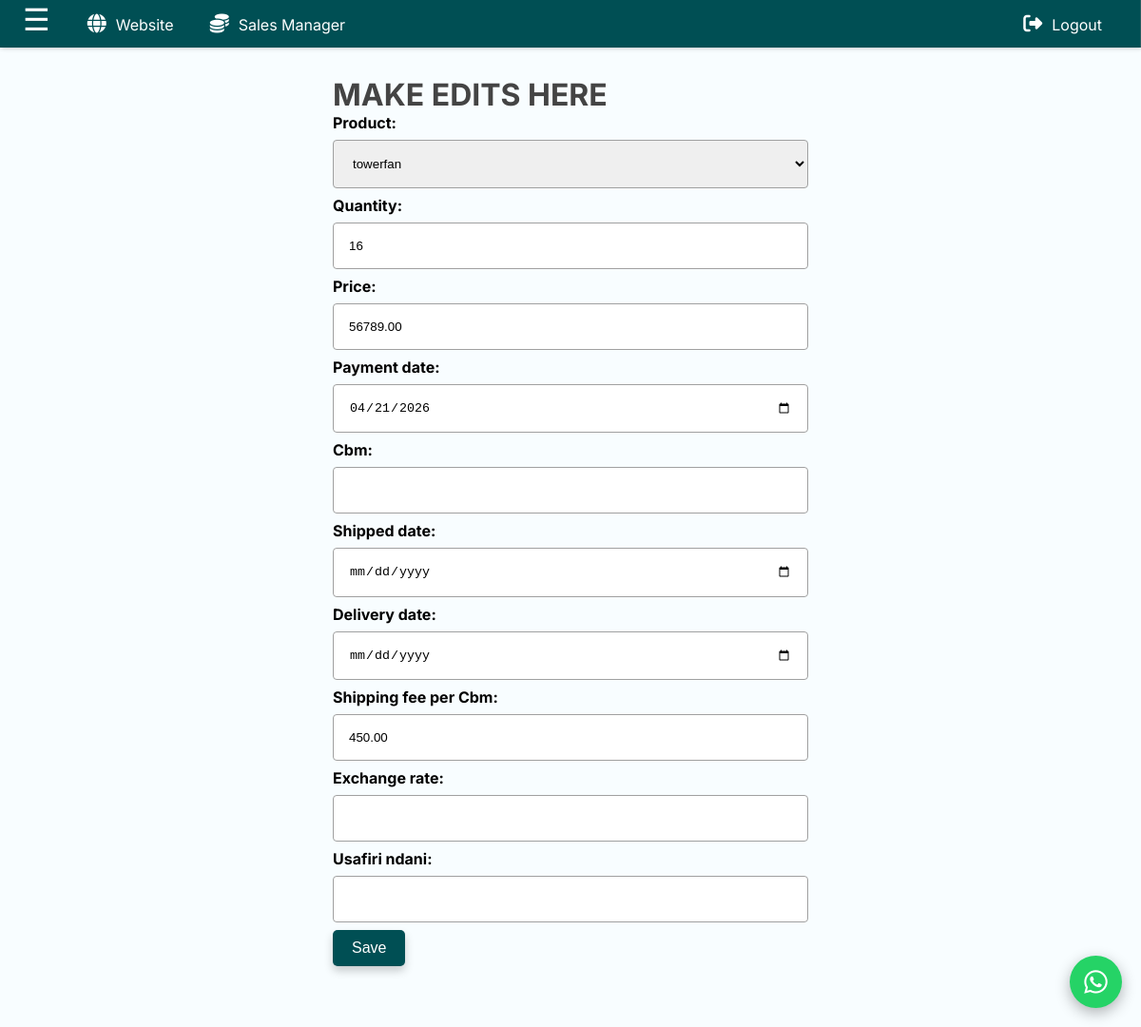
Page /edit_shipment/3 (signed in) on the committed database.
### shipping/models.py (models this page shows, shortened)
class Shipment(models.Model):
    product=models.ForeignKey(Product,on_delete=models.DO_NOTHING)
    quantity=models.IntegerField(validators=[MinValueValidator(1)])
    price=models.DecimalField(max_digits=10, decimal_places=2,validators=[MinValueValidator(0)])
    payment_date=models.DateField()
    cbm=models.DecimalField(max_digits=5,decimal_places=4, null=True, blank= True)
    shipped_date=models.DateField(null=True, blank=True)
    delivery_date=models.DateField(null=True, blank=True)
    shipping_fee_per_Cbm=models.DecimalField(max_digits=10, decimal_places=2,default=450,validators=[MinValueValidator(0)])
    exchange_rate=models.DecimalField(max_digits=10, decimal_places=2,null=True, blank=True, validators=[MinValueValidator(0)])
    usafiri_ndani=models.DecimalField(max_digits=10, decimal_places=2,null=True, blank=True, validators=[MinValueValidator(0)])

### shipping/views.py (the view)
# urls.py: path('edit_shipment/<id>',views.edit_shipment,name='edit_shipment'),
@login_required
def edit_shipment(request,id):
    shipment=get_object_or_404(Shipment,id=id)
    form=ShipmentForm(request.POST or None, instance=shipment)
    if form.is_valid():
        form.save()
        return redirect ('shipping_home')
    context={'edit_shipment':form}
    return render (request, 'shipping/edit_shipment.html',context)

### shipping/forms.py
class ShipmentForm(ModelForm):
    class Meta:
        model=Shipment
        fields='__all__'
        widgets = {
            'payment_date': forms.DateInput(attrs={'type': 'date'}),
            'shipped_date': forms.DateInput(attrs={'type': 'date'}),
            'delivery_date': forms.DateInput(attrs={'type': 'date'}),
        }

### shipping/models.py (called while the page is built)
    def __str__(self):
        return self.name

### shipping/templates/shipping/edit_shipment.html (shortened to what this page needs)
{% extends 'website/base.html' %}
{% block content %}
{% include 'shipping/toolbar.html' %}
<div class="content-container">
    <div class="sales-container">
        <form method="POST" class="form-box">
            <h2>MAKE EDITS HERE</h2>
            {{edit_shipment}}
            <button type="submit" class="edit-btn">Save</button>
        </form>
    </div>
</div>
{% endblock %}

### website/static/website/css/main.css (style rules this page uses)
html,body { height: 100%; width: 100%; }
body { font-family: 'Inter', 'Segoe UI', sans-serif; background-color: rgb(248, 253, 255); padding: 1rem; }
* { box-sizing: border-box; margin: 0; padding: 0; }
.content-container { margin-left: 0; padding: 3rem 0; transition: 0.3s; width: 100% !important; }
.form-box { width: 100%; max-width: 500px; margin: 1rem auto; }
form label { display: block; font-weight: bold; margin-bottom: 0.5rem; }
form input, form textarea, form select { display: block; padding: 1rem; border: 1px solid rgb(160, 160, 160); border-radius: 4px; transition: transform 0.2s ease; width: 100%; margin-bottom: 0.5rem; }
h2 { font-size: clamp(1rem, 3.5vw, 2rem) !important; }
h2,h3,h4 { color: #444444; }
.edit-btn { vertical-align: top; text-align:center; cursor: pointer; background-color: rgb(0, 79, 84); color: white; border: none; border-radius: 5px; box-shadow: 0 5px 10px rgba(0, 0, 0, 0.2); transition: transform 0.2s ease; text-decoration: none; padding: 10px 20px; font-size: 16px; }

### rows in the picture
Shipment: product "towerfan", quantity "16", price "56789.00", payment_date "04/21/2026", shipping_fee_per_Cbm "450.00"
